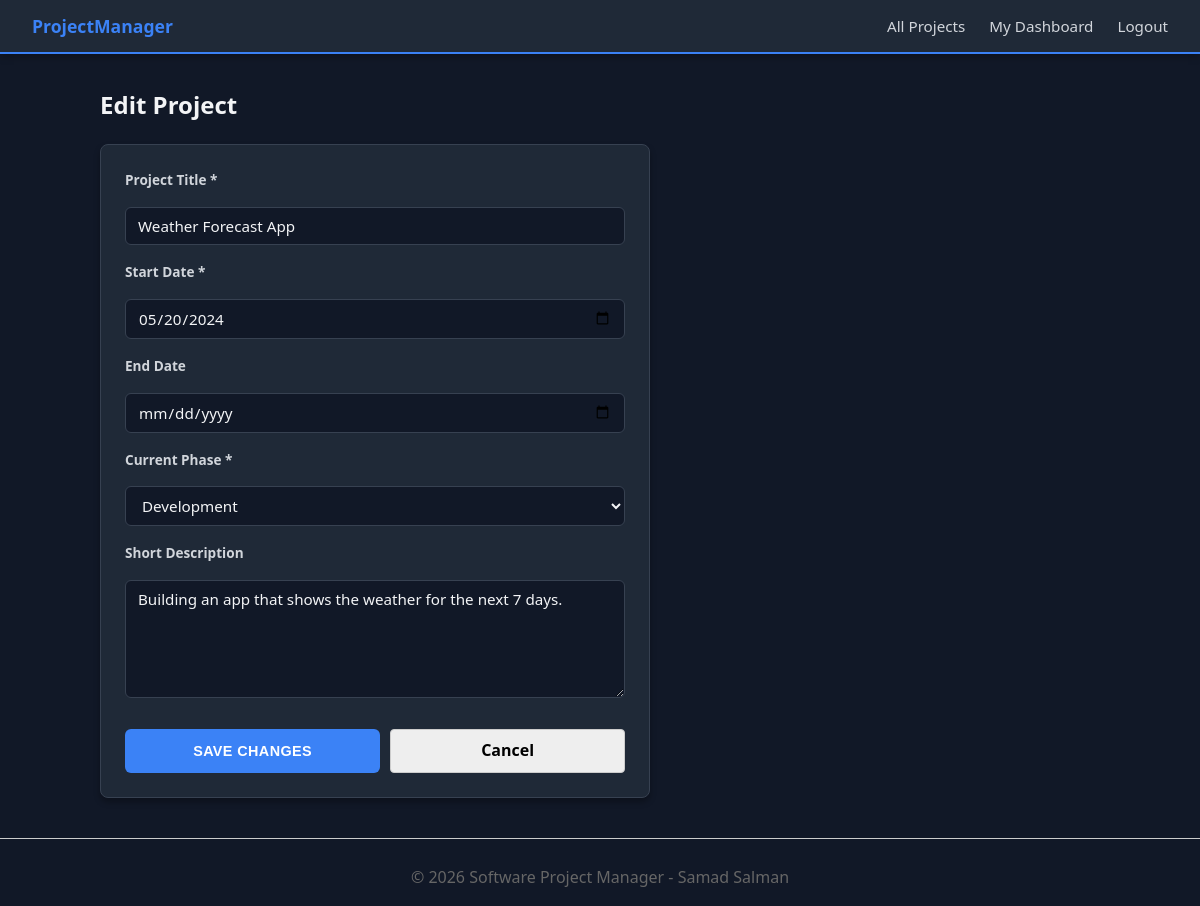
Page /edit_project.php?id=16 (signed in) on the committed database.
### tables this page shows
CREATE TABLE `projects` (
  `pid` int(11) NOT NULL,
  `title` varchar(100) NOT NULL,
  `start_date` date NOT NULL,
  `end_date` date DEFAULT NULL,
  `short_description` text DEFAULT NULL,
  `phase` enum('design','development','testing','deployment','complete') NOT NULL,
  `uid` int(11) NOT NULL
);

### edit_project.php (the view, shortened to what this page needs)
<?php
require_once 'includes/db.php';
$project_id = $_GET['id'] ?? $_POST['id'];
$user_id = $_SESSION['uid'];
$stmt = $pdo->prepare("SELECT * FROM projects WHERE pid = ? AND uid = ?");
$stmt->execute([$project_id, $user_id]);
$project = $stmt->fetch();
require_once 'includes/header.php';
?>
<h2>Edit Project</h2>
<form method="POST" action="edit_project.php" style="max-width: 500px;">
    <label for="title">Project Title *</label>
    <input type="text" id="title" name="title" value="<?php echo htmlspecialchars($project['title']); ?>" required>
    <label for="start_date">Start Date *</label>
    <input type="date" id="start_date" name="start_date" value="<?php echo htmlspecialchars($project['start_date']); ?>" required>
    <label for="end_date">End Date</label>
    <input type="date" id="end_date" name="end_date" value="<?php echo htmlspecialchars($project['end_date'] ?? ''); ?>">
    <label for="phase">Current Phase *</label>
    <select id="phase" name="phase" required>
        <option value="development" <?php echo $project['phase'] === 'development' ? 'selected' : ''; ?>>Development</option>
    </select>
    <label for="short_description">Short Description</label>
    <textarea id="short_description" name="short_description" rows="5"><?php echo htmlspecialchars($project['short_description']); ?></textarea>
    <div style="display: flex; gap: 10px; margin-top: 15px;">
        <button type="submit" style="flex: 1;">Save Changes</button>
        <a href="dashboard.php" style="padding: 8px; background: #eee; text-decoration: none; border: 1px solid #ccc; border-radius: 4px; color: black; text-align: center; flex: 1;">Cancel</a>
    </div>
</form>
<?php require_once 'includes/footer.php'; ?>

### includes/header.php (style rules this page uses)
:root { --primary: #3B82F6; --primary-hover: #1D4ED8; --bg: #111827; --surface: #1F2937; --text: #F3F4F6; --text-light: #D1D5DB; --border: #374151; --accent: #10B981; }
body { font-family: 'Segoe UI', system-ui, sans-serif; background-color: var(--bg); color: var(--text); line-height: 1.6; margin: 0; padding: 0; }
h1, h2, h3 { color: var(--text); margin-top: 0; }
form { background: var(--surface); padding: 1.5rem; border-radius: 8px; box-shadow: 0 4px 6px rgba(0, 0, 0, 0.3); display: flex; flex-direction: column; gap: 1rem; border: 1px solid var(--border); }
label { font-weight: 600; font-size: 0.85rem; color: var(--text-light); }
input, select, textarea { padding: 0.5rem 0.75rem; border: 1px solid var(--border); border-radius: 6px; font-family: inherit; font-size: 0.95rem; background-color: #111827; color: var(--text); transition: border-color 0.2s ease; }
button { background-color: var(--primary); color: white; border: none; padding: 0.5rem 1.2rem; border-radius: 6px; font-weight: 600; font-size: 0.9rem; cursor: pointer; transition: background-color 0.2s ease; text-transform: uppercase; letter-spacing: 0.4px; }
a { color: var(--primary); font-weight: 600; }

### rows in the picture
projects: title "Weather Forecast App", start_date "05/20/2024", phase "Development", short_description "Building an app that shows the weather for the next 7 days."
